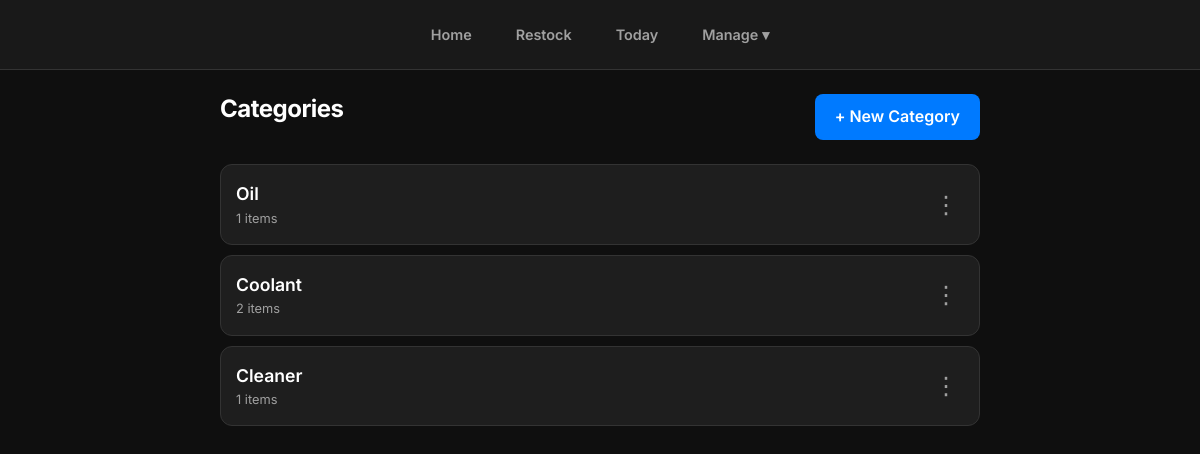
/manage/categories/ (signed in), run on an earlier commit of the app's database.
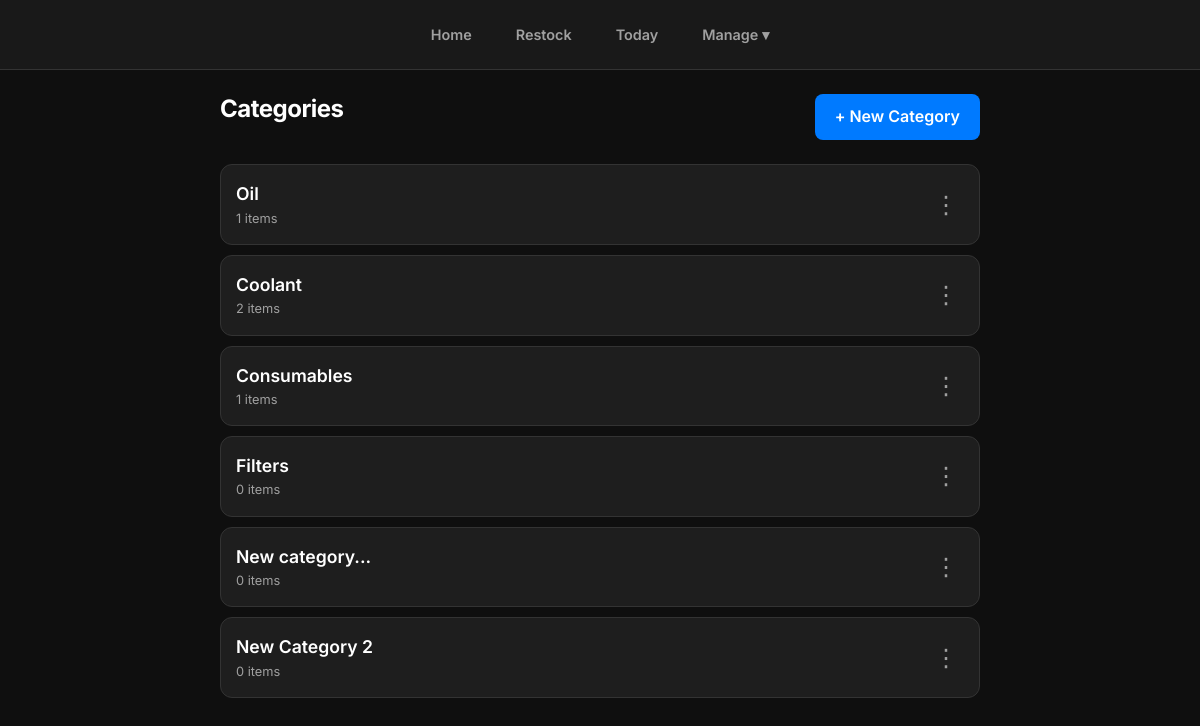
And on a later commit of the database.
### consumables/models.py (models this page shows, shortened)
class Category(models.Model):
    name = models.CharField(max_length=100)
    class Meta:
        verbose_name_plural = "Categories"

### consumables/views.py (the view)
# urls.py: path('manage/categories/', views.manage_categories, name='manage_categories'),
@login_required
@login_required
def manage_categories(request):
    categories = Category.objects.all()
    return render(request, 'consumables/manage_categories.html', {'categories': categories})

### consumables/templates/consumables/manage_categories.html (shortened to what this page needs)
{% extends 'consumables/base.html' %}
{% block content %}
<div style="display: flex; justify-content: space-between; align-items: center; margin-bottom: 20px;">
    <h2>Categories</h2>
    <a href="{% url 'add_category' %}" class="btn btn-primary">+ New Category</a>
</div>
{% for category in categories %}
<div class="item-card">
    <a href="{% url 'category_detail' category.id %}"
        style="text-decoration: none; color: inherit; flex-grow: 1; display: flex; align-items: center;">
        <div class="item-info">
            <div class="item-name">{{ category.name }}</div>
            <div class="item-stock">{{ category.items.count }} items</div>
        </div>
    </a>
    <details class="dropdown">
        <summary>&#8942;</summary>
    </details>
</div>
{% endfor %}
{% endblock %}

What changed in the data, as far as the page shows it:
changed Category: name "Cleaner" → "Consumables"
added Category: name "Filters", items.count "0"
added Category: name "New category...", items.count "0"
added Category: name "New Category 2", items.count "0"
